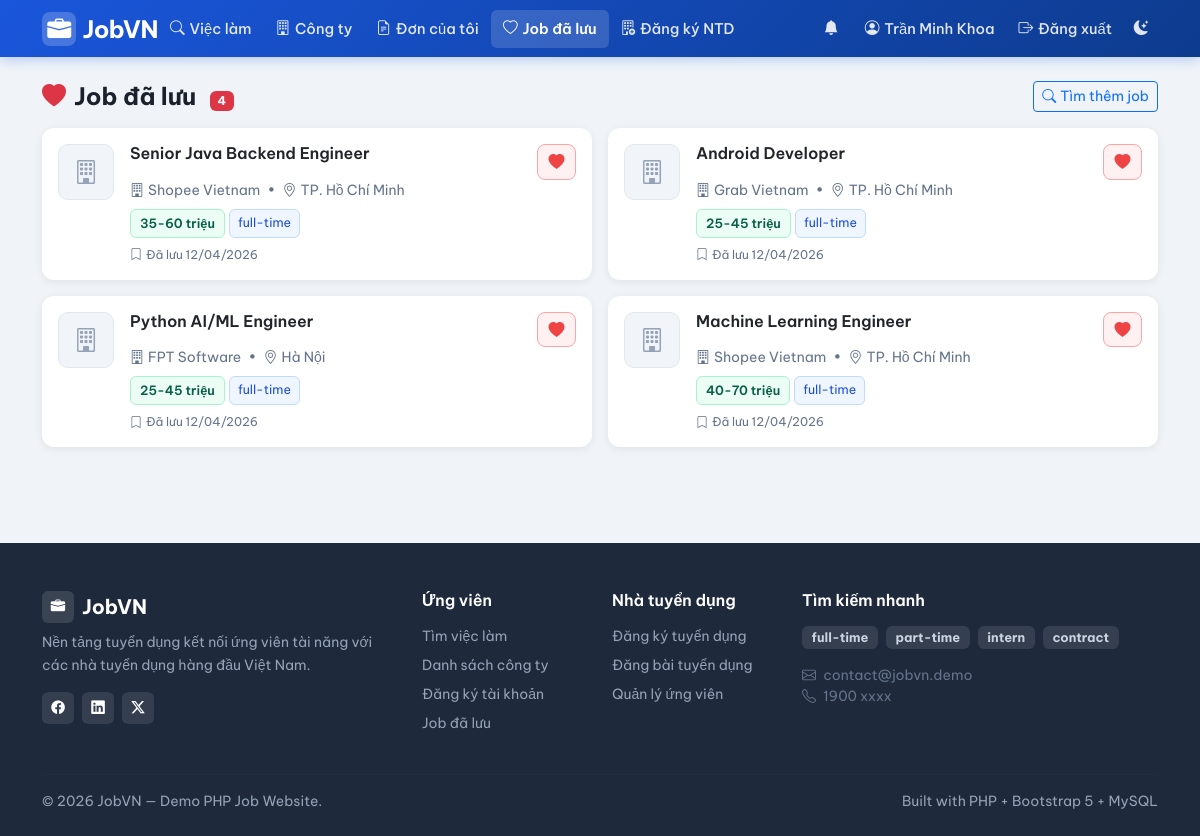
The page /index.php?page=user/saved_jobs (signed in) on the database its author committed.
### tables this page shows
CREATE TABLE users (
    id INT AUTO_INCREMENT PRIMARY KEY,
    email VARCHAR(150) NOT NULL UNIQUE,
    password VARCHAR(255) NOT NULL,              
    full_name VARCHAR(150) NOT NULL,
    role ENUM('admin','employer','user') NOT NULL DEFAULT 'user',
    phone VARCHAR(30) NULL,
    created_at DATETIME NOT NULL DEFAULT CURRENT_TIMESTAMP
);

CREATE TABLE saved_jobs (
    id INT AUTO_INCREMENT PRIMARY KEY,
    user_id INT NOT NULL,
    job_id INT NOT NULL,
    created_at DATETIME NOT NULL DEFAULT CURRENT_TIMESTAMP,
    UNIQUE KEY uq_saved (user_id, job_id),
    FOREIGN KEY (user_id) REFERENCES users(id) ON DELETE CASCADE,
    FOREIGN KEY (job_id) REFERENCES jobs(id) ON DELETE CASCADE
);

CREATE TABLE jobs (
    id INT AUTO_INCREMENT PRIMARY KEY,
    company_id INT NOT NULL,
    employer_id INT NOT NULL,                    
    title VARCHAR(200) NOT NULL,
    description TEXT NOT NULL,
    requirements TEXT NULL,
    location VARCHAR(200) NULL,
    salary_min INT NULL,                         
    salary_max INT NULL,                         
    job_type ENUM('full-time','part-time','intern','contract') NOT NULL DEFAULT 'full-time',
    is_active TINYINT(1) NOT NULL DEFAULT 1,
    is_hot TINYINT(1) NOT NULL DEFAULT 0,        
    views INT NOT NULL DEFAULT 0,                
    expired_at DATETIME NULL,                    
    category VARCHAR(50) NOT NULL DEFAULT 'Công nghệ thông tin',   
    created_at DATETIME NOT NULL DEFAULT CURRENT_TIMESTAMP,
    FOREIGN KEY (company_id) REFERENCES companies(id) ON DELETE CASCADE,
    FOREIGN KEY (employer_id) REFERENCES users(id) ON DELETE CASCADE
);

CREATE TABLE companies (
    id INT AUTO_INCREMENT PRIMARY KEY,
    owner_id INT NOT NULL,                       
    name VARCHAR(200) NOT NULL,
    description TEXT NULL,
    location VARCHAR(200) NULL,
    website VARCHAR(200) NULL,
    logo VARCHAR(255) NULL,                      
    created_at DATETIME NOT NULL DEFAULT CURRENT_TIMESTAMP,
    UNIQUE KEY uq_company_owner (owner_id),      
    FOREIGN KEY (owner_id) REFERENCES users(id) ON DELETE CASCADE
);

### public/index.php (called while the page is built, shortened)
<?php
require_once __DIR__ . '/../src/db.php';
require_once __DIR__ . '/../src/helpers.php';
require_once __DIR__ . '/../src/auth.php';
$routes = [
    'home'                    => 'home.php',
    'login'                   => 'login.php',
    'register'                => 'register.php',
    'logout'                  => 'logout.php',
    'jobs'                    => 'jobs.php',
    'job_detail'              => 'job_detail.php',
    'companies'               => 'companies.php',
    'company_detail'          => 'company_detail.php',
    'download_cv'             => 'download_cv.php',
    'user/apply'              => 'user/apply.php',
    'user/my_applications'    => 'user/my_applications.php',
    'user/notifications'      => 'user/notifications.php',
    'user/profile'            => 'user/profile.php',
    'user/saved_jobs'         => 'user/saved_jobs.php',
    'user/become_employer'    => 'user/become_employer.php',
    'employer/dashboard'      => 'employer/dashboard.php',
    'employer/jobs'           => 'employer/jobs.php',
    'employer/job_form'       => 'employer/job_form.php',
    'employer/job_delete'     => 'employer/job_delete.php',
    'employer/applications'   => 'employer/applications.php',
    'employer/company'        => 'employer/company.php',
    'admin/dashboard'         => 'admin/dashboard.php',
    'admin/users'             => 'admin/users.php',
    'admin/user_delete'       => 'admin/user_delete.php',
    'admin/jobs'              => 'admin/jobs.php',
    'admin/job_delete'        => 'admin/job_delete.php',
    'admin/companies'             => 'admin/companies.php',
    'admin/applications'          => 'admin/applications.php',
    'admin/employer_requests'     => 'admin/employer_requests.php',
];
$page = $_GET['page'] ?? 'home';
$file = __DIR__ . '/../src/pages/' . $routes[$page];
require $file;

### src/helpers.php (called while the page is built, shortened)
<?php
function e($v): string
{
    return htmlspecialchars((string)$v, ENT_QUOTES, 'UTF-8');
}
function url(string $page, array $params = []): string
{
    $params = array_merge(['page' => $page], $params);
    return BASE_URL . '?' . http_build_query($params);
}
function format_salary(?int $min, ?int $max): string
{
    if ($min && $max) return $min . '-' . $max . ' triệu';
    return 'Đến ' . $max . ' triệu';
}

### src/db.php (called while the page is built, shortened)
<?php
function db(): PDO
{
    static $pdo = null;
    if ($pdo === null) {
        $dsn = 'mysql:host=' . DB_HOST . ';port=' . DB_PORT . ';dbname=' . DB_NAME . ';charset=utf8mb4';
        $attempts = 0;
        while (true) {
            try {
                $pdo = new PDO($dsn, DB_USER, DB_PASS, [
                    PDO::ATTR_ERRMODE              => PDO::ERRMODE_EXCEPTION,
                    PDO::ATTR_DEFAULT_FETCH_MODE   => PDO::FETCH_ASSOC,
                    PDO::ATTR_EMULATE_PREPARES     => false,
                    PDO::MYSQL_ATTR_INIT_COMMAND   => "SET NAMES utf8mb4 COLLATE utf8mb4_unicode_ci",
                ]);
                break;
            } catch (PDOException $e) {
                $attempts++;
                if ($attempts >= 10) {
                    die('Không kết nối được MySQL: ' . $e->getMessage());
                }
                sleep(1);
            }
        }
    }
    return $pdo;
}

### src/auth.php (called while the page is built, shortened)
<?php
require_once __DIR__ . '/db.php';
function current_user(): ?array
{
    static $cache = null;
    if ($cache !== null) return $cache;
    $stmt = db()->prepare('SELECT * FROM users WHERE id = ?');
    $stmt->execute([$_SESSION['user_id']]);
    $cache = $stmt->fetch() ?: null;
    return $cache;
}
function require_role(string ...$roles): array
{
    $u = current_user();
    return $u;
}

### src/pages/user/saved_jobs.php (the view, shortened to what this page needs)
<?php
$u      = require_role('user');
$page   = max(1, (int)($_GET['p'] ?? 1));
$perPage = 10;
$countStmt = db()->prepare('SELECT COUNT(*) FROM saved_jobs WHERE user_id = ?');
$countStmt->execute([$u['id']]);
$total = (int)$countStmt->fetchColumn();
$stmt = db()->prepare("
    SELECT j.*, c.name AS company_name, c.logo AS company_logo, s.created_at AS saved_at
    FROM saved_jobs s
    JOIN jobs j ON j.id = s.job_id
    JOIN companies c ON c.id = j.company_id
    WHERE s.user_id = ?
    ORDER BY s.created_at DESC
    LIMIT $perPage OFFSET " . (($page - 1) * $perPage)
);
$stmt->execute([$u['id']]);
$rows = $stmt->fetchAll();
require __DIR__ . '/../../layout/header.php';
?>
<div class="d-flex justify-content-between align-items-center mb-3">
    <h4 class="fw-700 mb-0">
        <i class="bi bi-heart-fill text-danger me-2"></i>Job đã lưu
        <span class="badge bg-danger ms-2" style="font-size:0.75rem"><?= $total ?></span>
    </h4>
    <a href="<?= e(url('jobs')) ?>" class="btn btn-outline-primary btn-sm">
        <i class="bi bi-search me-1"></i>Tìm thêm job
    </a>
</div>
<?php if (!$rows): ?>
    <div class="card border-0 shadow-sm rounded-3 p-5 text-center">
        <i class="bi bi-heart text-muted" style="font-size:3rem;opacity:0.3"></i>
        <p class="text-muted mt-3 mb-3">Bạn chưa lưu job nào.</p>
        <a href="<?= e(url('jobs')) ?>" class="btn btn-primary">
            <i class="bi bi-search me-1"></i>Khám phá việc làm
        </a>
    </div>
<?php else: ?>
<div class="row g-3 mb-4">
<?php foreach ($rows as $j): ?>
    <div class="col-md-6">
        <div class="card job-card h-100 border-0">
            <div class="card-body p-3">
                <div class="d-flex align-items-start gap-3">
                    <?php if ($j['company_logo']): ?>
                        <img src="/uploads/logos/<?= e($j['company_logo']) ?>"
                             alt="<?= e($j['company_name']) ?>"
                             class="company-logo flex-shrink-0">
                    <?php else: ?>
                        <div class="company-logo-placeholder flex-shrink-0">
                            <i class="bi bi-building"></i>
                        </div>
                    <?php endif; ?>
                    <div class="flex-grow-1 min-w-0">
                        <div class="d-flex justify-content-between align-items-start">
                            <h6 class="fw-600 mb-1 me-2">
                                <a href="<?= e(url('job_detail', ['id' => $j['id']])) ?>"
                                   class="text-decoration-none text-dark">
                                    <?= e($j['title']) ?>
                                </a>
                            </h6>
                            <form method="post" class="flex-shrink-0">
                                <button class="btn-save-job saved" title="Bỏ lưu">
                                    <i class="bi bi-heart-fill"></i>
                                </button>
                            </form>
                        </div>
                        <div class="text-muted small mb-2">
                            <i class="bi bi-building me-1"></i><?= e($j['company_name']) ?>
                            <span class="mx-1">•</span>
                            <i class="bi bi-geo-alt me-1"></i><?= e($j['location']) ?>
                        </div>
                        <div class="d-flex flex-wrap gap-1 mb-2">
                            <span class="badge-salary"><?= e(format_salary($j['salary_min'], $j['salary_max'])) ?></span>
                            <span class="badge-type"><?= e($j['job_type']) ?></span>
                        </div>
                        <div class="text-muted" style="font-size:0.75rem">
                            <i class="bi bi-bookmark me-1"></i>Đã lưu <?= date('d/m/Y', strtotime($j['saved_at'])) ?>
                        </div>
                    </div>
                </div>
            </div>
        </div>
    </div>
<?php endforeach; ?>
</div>
<?php endif; ?>
<?php require __DIR__ . '/../../layout/footer.php';

### src/layout/header.php (shortened to what this page needs)
<?php
$u = current_user();
$currentPage = $_GET['page'] ?? 'home';
?>
<!doctype html>
<html lang="vi">
<head>
    <link href="https://cdn.jsdelivr.net/npm/bootstrap@5.3.2/dist/css/bootstrap.min.css" rel="stylesheet">
    <link href="https://cdn.jsdelivr.net/npm/bootstrap-icons@1.11.3/font/bootstrap-icons.min.css" rel="stylesheet">
</head>
<body>
<nav class="navbar navbar-expand-lg navbar-main">
    <div class="container">
        <a class="navbar-brand-logo text-decoration-none" href="<?= e(url('home')) ?>">
            <div class="logo-icon"><i class="bi bi-briefcase-fill text-white"></i></div>
            JobVN
        </a>
        <div class="collapse navbar-collapse" id="mainNav">
            <ul class="navbar-nav me-auto">
                <li class="nav-item">
                    <a class="nav-link <?= in_array($currentPage, ['jobs','job_detail']) ? 'active' : '' ?>"
                       href="<?= e(url('jobs')) ?>">
                        <i class="bi bi-search"></i> Việc làm
                    </a>
                </li>
                <li class="nav-item">
                    <a class="nav-link <?= $currentPage === 'companies' ? 'active' : '' ?>"
                       href="<?= e(url('companies')) ?>">
                        <i class="bi bi-building"></i> Công ty
                    </a>
                </li>
                <?php if ($u && $u['role'] === 'user'): ?>
                    <li class="nav-item">
                        <a class="nav-link <?= $currentPage === 'user/my_applications' ? 'active' : '' ?>"
                           href="<?= e(url('user/my_applications')) ?>">
                            <i class="bi bi-file-earmark-text"></i> Đơn của tôi
                        </a>
                    </li>
                    <li class="nav-item">
                        <a class="nav-link <?= $currentPage === 'user/saved_jobs' ? 'active' : '' ?>"
                           href="<?= e(url('user/saved_jobs')) ?>">
                            <i class="bi bi-heart"></i> Job đã lưu
                        </a>
                    </li>
                    <li class="nav-item">
                        <a class="nav-link <?= $currentPage === 'user/become_employer' ? 'active' : '' ?>"
                           href="<?= e(url('user/become_employer')) ?>">
                            <i class="bi bi-building-add"></i> Đăng ký NTD
                        </a>
                    </li>
                <?php endif; ?>
            </ul>
            <ul class="navbar-nav align-items-lg-center">
                <?php if ($u): ?>
                    <li class="nav-item">
                        <a class="nav-link <?= $currentPage === 'user/notifications' ? 'active' : '' ?>"
                           href="<?= e(url('user/notifications')) ?>"
                           title="Thông báo"
                           style="position:relative;padding-right:0.9rem !important">
                            <i class="bi bi-bell-fill"></i>
                        </a>
                    </li>
                    <li class="nav-item">
                        <a class="nav-link <?= in_array($currentPage, ['user/profile']) ? 'active' : '' ?>"
                           href="<?= e(url('user/profile')) ?>">
                            <i class="bi bi-person-circle"></i>
                            <span class="d-none d-lg-inline"><?= e($u['full_name']) ?></span>
                        </a>
                    </li>
                    <li class="nav-item">
                        <a class="nav-link" href="<?= e(url('logout')) ?>">
                            <i class="bi bi-box-arrow-right"></i> Đăng xuất
                        </a>
                    </li>
                <?php endif; ?>
                <li class="nav-item">
                    <button id="theme-toggle" class="nav-link btn btn-link border-0" title="Chuyển dark/light mode"
                            style="background:none;padding:0.5rem 0.6rem !important">
                        <i id="theme-icon" class="bi bi-moon-stars-fill"></i>
                    </button>
                </li>
            </ul>
        </div>
    </div>
</nav>
<main class="container py-4">

### rows shown on the page
users: full_name "Trần Minh Khoa"
saved_jobs: job.title "Senior Java Backend Engineer", companies.name "Shopee Vietnam", job.location "TP. Hồ Chí Minh", job.salary_max "35-60 triệu", job.job_type "full-time", created_at "12/04/2026"
saved_jobs: job.title "Android Developer", companies.name "Grab Vietnam", job.location "TP. Hồ Chí Minh", job.salary_max "25-45 triệu", job.job_type "full-time", created_at "12/04/2026"
saved_jobs: job.title "Python AI/ML Engineer", companies.name "FPT Software", job.location "Hà Nội", job.salary_max "25-45 triệu", job.job_type "full-time", created_at "12/04/2026"
saved_jobs: job.title "Machine Learning Engineer", companies.name "Shopee Vietnam", job.location "TP. Hồ Chí Minh", job.salary_max "40-70 triệu", job.job_type "full-time", created_at "12/04/2026"

### other values the page prints
$total "4"
$t "full-time"
$t "part-time"
$t "intern"
$t "contract"
